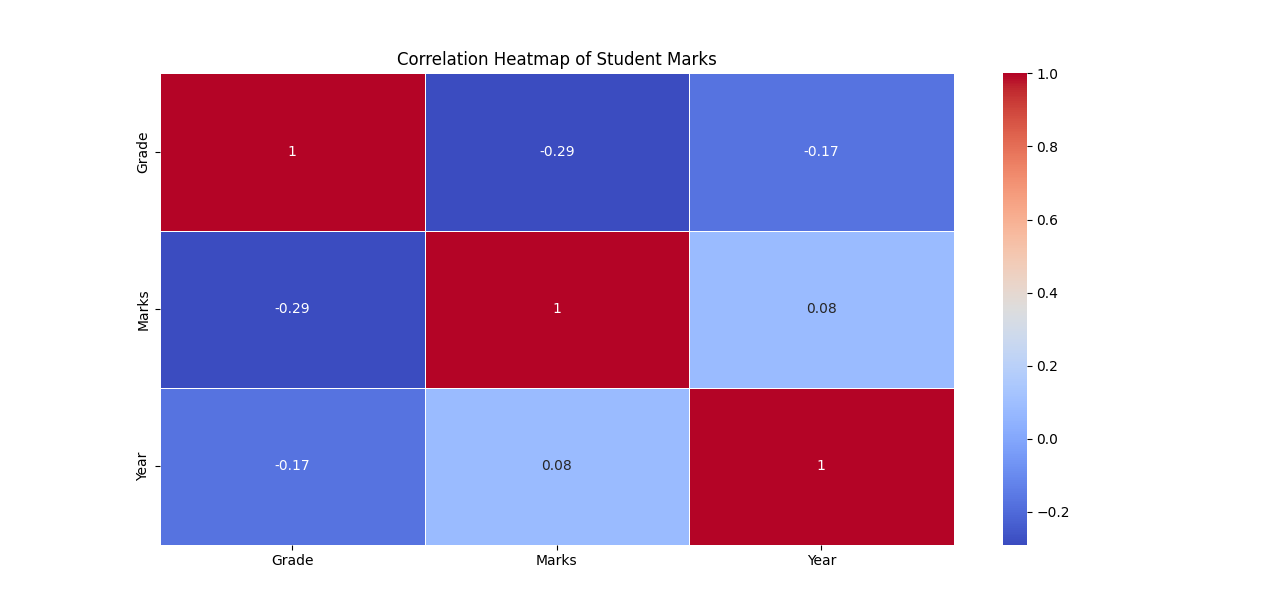

Here is the Python script that generated this plot:
import pandas as pd
import seaborn as sns
import matplotlib.pyplot as plt

# List of CSV files and corresponding years
csv_files = ["2018.csv", "2022.csv", "2024.csv"]
years = [2018, 2022, 2024]

# Read and combine data from all CSV files
data_list = []
for csv_file, year in zip(csv_files, years):
    data = pd.read_csv(csv_file)
    data["Year"] = year
    data_list.append(data)

# Combine all data into a single DataFrame
combined_data = pd.concat(data_list)

# Calculate the correlation matrix
correlation_matrix = combined_data.corr()

# Plot the heatmap
plt.figure(figsize=(10, 8))
sns.heatmap(correlation_matrix, annot=True, cmap="coolwarm", linewidths=0.5)

# Customize the plot
plt.title("Correlation Heatmap of Student Marks")
plt.show()
